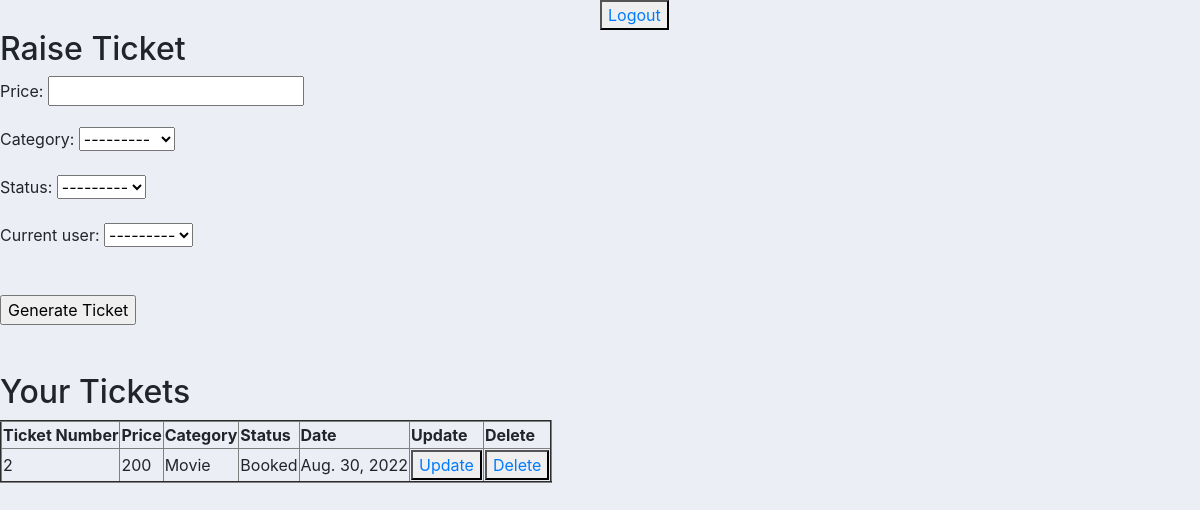
Page /tick/home/ (signed in) on the committed database.
### ticketapp/models.py (models this page shows)
class Ticket(models.Model):
    CATEGORY = (
        ('Travelling', 'Travelling'),
        ('Movie', 'Movie'),
        ('Tourism', 'Tourism')
    )
    STATUS = (
        ('Pending', 'Pending'),
        ('Booked', 'Booked'),
        )
    price = models.CharField(max_length=32)
    category = models.CharField(max_length=200, null=True, choices=CATEGORY)
    status = models.CharField(max_length=200, null=True, choices=STATUS)
    date = models.DateField(auto_now_add=True)
    current_user = models.ForeignKey(User,on_delete=models.CASCADE)

### ticketapp/views.py (the view)
# urls.py: path('home/', views.ticket_generation_view,name='home'),
@login_required(login_url='login')
def ticket_generation_view(request):
    tiks = Ticket.objects.all()
    form = TicketForm()
    if request.method == 'POST':
        form = TicketForm(request.POST)
        if form.is_valid():
            form.save()
            return redirect('home')
    template_name = 'ticketapp/home.html'
    context = {'form': form, 'tiks': tiks}
    return render(request, template_name, context)

### ticketapp/forms.py
class TicketForm(forms.ModelForm):
    class Meta:
        model = Ticket
        fields = '__all__'

### templates/ticketapp/home.html (shortened to what this page needs)
{% include 'base.html' %}
{% block content %}
<span>
    <button style="margin-left: 50%;">
        <a href="{% url 'logout' %}">Logout</a>
    </button>
</span>
  <h2>Raise Ticket</h2>
    {% if user.is_authenticated %}
        <div>
            <form method="post">
                 {{form.as_p}}
        <br>
                <input type="submit" value="Generate Ticket">
            </form>
        </div>
        <div>
            <table border="2px">
                <tr>
                    <th>Ticket Number</th>
                    <th>Price</th>
                    <th>Category</th>
                    <th>Status</th>
                    <th>Date</th>
                    <th>Update</th>
                    <th>Delete</th>
                </tr>
                <h2>Your Tickets</h2>
                {% for tik in tiks %}
                    {% if user.id == tik.current_user.id %}
                        <tr>
                            <td>{{tik.id}}</td>
                            <td>{{tik.price}}</td>
                            <td>{{tik.category}}</td>
                            <td>{{tik.status}}</td>
                            <td>{{tik.date}}</td>
                            <td><button><a href="{% url 'update_user' tik.id%}">Update</a></button></td>
                            <td><button><a href="{% url 'delete_user' tik.id%}">Delete</a></button></td>
                        </tr>
                    {% endif %}
                {% endfor %}
        </table>
        </div>
    {% endif %}
{% endblock %}

### static/ticketapp/main.css (style rules this page uses)
body { background-color: #ebeff5; }

### rows in the picture
Ticket: id "2", price "200", category "Movie", status "Booked", date "Aug. 30, 2022"
